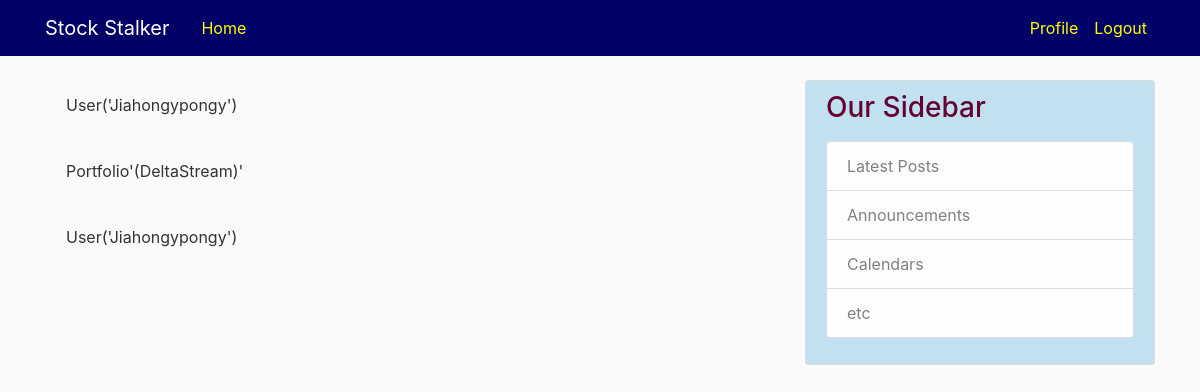
The app's page /trials/2 (signed in) with its own data.
### website/models.py (models this page shows)
class User(db.Model, UserMixin):
    id = db.Column(db.Integer, primary_key=True)
    username = db.Column(db.String, unique=True, nullable=False)
    password = db.Column(db.String, nullable=False)
    security_question = db.Column(db.String, nullable = False)
    security_answer = db.Column(db.String, nullable = False)
    portfolios = db.relationship('PortfolioShell', backref='holder', lazy=True)
    def __repr__(self):
        return f"User('{self.username}')"

class PortfolioShell(db.Model):
	id = db.Column(db.Integer, primary_key=True)
	name = db.Column(db.String, unique=True, nullable = False)
	capital = db.Column(db.Float, default = 1.0)
	stocks = db.relationship('StockShell', backref='portfolio', lazy=True)
	user_id = db.Column(db.Integer, db.ForeignKey('user.id'),nullable=False)
	def __repr__(self):
		return f"Portfolio'({self.name})'"

### website/routes.py (the view)
@app.route("/trials/<int:portfolio_id>")
@login_required
def trials(portfolio_id):
	if current_user != PortfolioShell.query.get_or_404(portfolio_id).holder:
		flash("That Portfolio Does Not Belong To You", "danger")
		return redirect(url_for('home'))
	flash(current_user)
	a = PortfolioShell.query.get_or_404(portfolio_id)
	flash(a)
	flash(a.holder)
	return render_template('trials.html', portfolio_id=portfolio_id)

### website/models.py (called while the page is built)
@login_manager.user_loader
def load_user(user_id):
	return User.query.get(int(user_id))

### website/templates/trials.html (shortened to what this page needs)
{% extends "layout.html" %}

### website/templates/layout.html (shortened to what this page needs)
<!DOCTYPE html>
<html>
<head>
    <link rel="stylesheet" href="https://maxcdn.bootstrapcdn.com/bootstrap/4.0.0/css/bootstrap.min.css">
    <link rel="stylesheet" type="text/css" href="{{ url_for('static', filename='style.css') }}">
</head>
<body>
    <header class="site-header">
      <nav class="navbar navbar-expand-md navbar-dark bg-steel fixed-top">
        <div class="container">
          <a class="navbar-brand mr-4" href="/">Stock Stalker</a>
          <div class="collapse navbar-collapse" id="navbarToggle">
            <div class="navbar-nav mr-auto">
              <a class="nav-item nav-link" href="{{ url_for('home') }}">Home</a>
            </div>
            <div class="navbar-nav">
                {% if current_user.is_authenticated %}
                  <a class="nav-item nav-link" href="{{ url_for('profile') }}">Profile</a>
                  <a class="nav-item nav-link" href="{{ url_for('logout') }}">Logout</a>
                {% else %}
                  <a class="nav-item nav-link" href="{{ url_for('login') }}">Login</a>
                  <a class="nav-item nav-link" href="{{ url_for('register') }}">Register</a>
                {% endif %}
            </div>
          </div>
        </div>
      </nav>
    </header>
    <main role="main" class="container">
      <div class="row">
        <div class="col-md-8">
          {% with messages = get_flashed_messages(with_categories=True) %}
            {% if messages %}
              {% for category, message in messages %}
                <div class = "alert alert-{{ category }}">
                  {{ message }}
                </div>
              {% endfor %}
            {% endif %}
          {% endwith %}
        </div>
        <div class="col-md-4">
          <div class="content-section">
            <h3>Our Sidebar</h3>
            <p class='text-muted'>
              <ul class="list-group">
                <li class="list-group-item list-group-item-light">Latest Posts</li>
                <li class="list-group-item list-group-item-light">Announcements</li>
                <li class="list-group-item list-group-item-light">Calendars</li>
                <li class="list-group-item list-group-item-light">etc</li>
              </ul>
            </p>
          </div>
        </div>
      </div>
    </main>
</body>
</html>

### website/static/style.css (style rules this page uses)
body { background: #fafafa; color: #333333; margin-top: 5rem; }
h1, h2, h3, h4, h5, h6 { color: #660033; }
.bg-steel { background-color: #000066; }
.site-header .navbar-nav .nav-link { color: #ffff00; }
.content-section { background: #c2e1f0; padding: 10px 20px; border: 1px solid #dddddd; border-radius: 3px; margin-bottom: 20px; }

### records on screen
User: username "User('Jiahongypongy')"
PortfolioShell: name "Portfolio'(DeltaStream)'"
